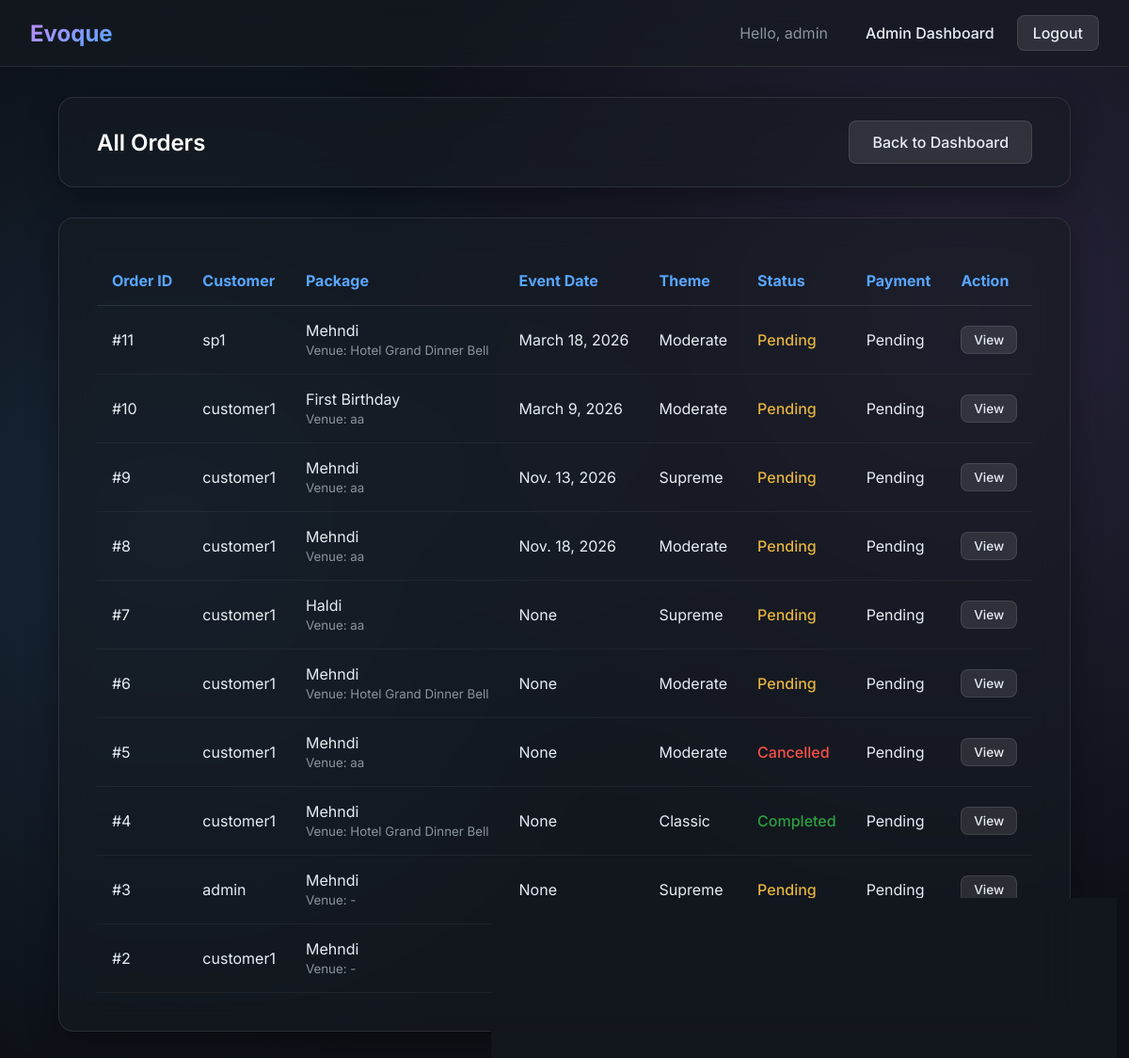
Page /admin-panel/orders/ (signed in) on the committed database.
### core/models.py (models this page shows, shortened)
class Order(models.Model):
    STATUS_CHOICES = (
        ('PENDING', 'Pending'),
        ('CONFIRMED', 'Confirmed'),
        ('COMPLETED', 'Completed'),
        ('CANCELLED', 'Cancelled'),
    )
    THEME_CHOICES = (
        ('CLASSIC', 'Classic'),
        ('MODERATE', 'Moderate'),
        ('SUPREME', 'Supreme'),
    )
    user = models.ForeignKey(
        User,
        on_delete=models.CASCADE,
        related_name='orders'
    )
    package = models.ForeignKey(
        Package,
        on_delete=models.CASCADE,
        related_name='orders'
    )
    service_provider = models.ForeignKey(
        ServiceProviderProfile,
        on_delete=models.SET_NULL,
        null=True,
        blank=True,
        related_name='assigned_orders'
    )
    theme_type = models.CharField(
        max_length=20,
        choices=THEME_CHOICES,
        default='CLASSIC'
    )
    venue=models.ForeignKey(Venue, on_delete=models.CASCADE,null=True, blank=True)
    event_date = models.DateField(null=True, blank=True)
    seasonal_discount_percent = models.DecimalField(
        max_digits=5,
        decimal_places=2,
        default=Decimal('0.00')
    )
    order_date = models.DateTimeField(auto_now_add=True)
    status = models.CharField(
        max_length=20,
        choices=STATUS_CHOICES,
        default='PENDING'
    )

class Package(models.Model):
    category = models.ForeignKey(Category, on_delete=models.CASCADE)
    name = models.CharField(max_length=100)
    description = models.TextField(blank=True, null=True)
    price = models.DecimalField(max_digits=10, decimal_places=2)
    status = models.BooleanField(default=True)

class Venue(models.Model):
    name=models.CharField(max_length=50)
    address=models.TextField()
    capacity=models.PositiveIntegerField()
    price=models.DecimalField(max_digits=10, decimal_places=2)
    status=models.BooleanField(default=True)
    image=models.ImageField(upload_to='venues/',null=True,blank=True)

class Payment(models.Model):
    PAYMENT_METHOD_CHOICES = (
        ('COD', 'Cash On Delivery'),
        ('ONLINE', 'Online'),
    )
    PAYMENT_STATUS_CHOICES = (
        ('PENDING', 'Pending'),
        ('PAID', 'Paid'),
        ('FAILED', 'Failed'),
    )
    order = models.OneToOneField(
        Order,
        on_delete=models.CASCADE,
        related_name='payment'
    )
    amount = models.DecimalField(max_digits=10, decimal_places=2)
    payment_method = models.CharField(
        max_length=10,
        choices=PAYMENT_METHOD_CHOICES
    )
    status = models.CharField(
        max_length=20,
        choices=PAYMENT_STATUS_CHOICES,
        default='PENDING'
    )
    transaction_id = models.CharField(
        max_length=100,
        blank=True,
        null=True
    )
    created_at = models.DateTimeField(auto_now_add=True)

### core/views.py (the view)
# urls.py: path('admin-panel/orders/', views.adminOrdersView, name='adminOrders'),
@login_required
def adminOrdersView(request):
    profile = UserProfile.objects.get(user=request.user)
    if profile.role != 'ADMIN':
        return redirect('login')
    orders = (
        Order.objects.select_related('user', 'package', 'venue', 'payment')
        .all()
        .order_by('-order_date')
    )
    return render(
        request,
        'adminOrders.html',
        {'orders': orders}
    )

### core/templates/adminOrders.html (shortened to what this page needs)
{% extends 'base.html' %}
{% block content %}
<div class="glass-panel" style="margin-bottom: 2rem; padding: 1.5rem 2.5rem; display: flex; justify-content: space-between; align-items: center;">
    <h2 style="margin: 0;">All Orders</h2>
    <a href="{% url 'adminDashboard' %}" class="btn btn-secondary">Back to Dashboard</a>
</div>
<div class="glass-panel" style="overflow-x: auto;">
    {% if orders %}
    <table style="width: 100%; border-collapse: collapse; text-align: left;">
        <thead>
            <tr style="border-bottom: 1px solid var(--glass-border);">
                <th style="padding: 1rem; color: var(--primary-accent);">Order ID</th>
                <th style="padding: 1rem; color: var(--primary-accent);">Customer</th>
                <th style="padding: 1rem; color: var(--primary-accent);">Package</th>
                <th style="padding: 1rem; color: var(--primary-accent);">Event Date</th>
                <th style="padding: 1rem; color: var(--primary-accent);">Theme</th>
                <th style="padding: 1rem; color: var(--primary-accent);">Status</th>
                <th style="padding: 1rem; color: var(--primary-accent);">Payment</th>
                <th style="padding: 1rem; color: var(--primary-accent);">Action</th>
            </tr>
        </thead>
        <tbody>
            {% for order in orders %}
            <tr style="border-bottom: 1px solid rgba(255,255,255,0.05); transition: background 0.2s;">
                <td style="padding: 1rem;">#{{ order.id }}</td>
                <td style="padding: 1rem;">{{ order.user.username }}</td>
                <td style="padding: 1rem;">
                    {{ order.package.name }}<br>
                    <small style="color: var(--text-muted);">Venue: {% if order.venue %}{{ order.venue.name }}{% else %}-{% endif %}</small>
                </td>
                <td style="padding: 1rem;">{{ order.event_date }}</td>
                <td style="padding: 1rem;">{{ order.get_theme_type_display }}</td>
                <td style="padding: 1rem;">
                    <span style="font-weight: 500;
                        {% if order.status == 'COMPLETED' %}color: var(--success);
                        {% elif order.status == 'PENDING' %}color: #e3b341;
                        {% elif order.status == 'CANCELLED' %}color: var(--danger);
                        {% endif %}">
                        {{ order.get_status_display }}
                    </span>
                </td>
                <td style="padding: 1rem;">
                    {% if order.payment %}
                        {{ order.payment.get_status_display }}
                    {% else %}
                        -
                    {% endif %}
                </td>
                <td style="padding: 1rem;">
                    <a href="{% url 'adminOrderDetail' order.id %}" class="btn btn-secondary" style="padding: 0.4rem 0.8rem; font-size: 0.85rem;">View</a>
                </td>
            </tr>
            {% endfor %}
        </tbody>
    </table>
    {% else %}
    <div style="text-align: center; padding: 2rem;">
        <p>No orders found.</p>
    </div>
    {% endif %}
</div>
{% endblock %}

### core/templates/base.html (shortened to what this page needs)
<!DOCTYPE html>
<html lang="en">
<head>
    {% load static %}
    <link rel="stylesheet" href="{% static 'css/styles.css' %}">
</head>
<body>
    <nav class="navbar">
        <a href="/" class="navbar-brand">Evoque</a>
        <div class="nav-links">
            {% if request.user.is_authenticated %}
                <span style="color: var(--text-muted); margin-right: 1rem;">Hello, {{ request.user.username }}</span>
                {% if request.user.is_superuser %}
                    <a href="{% url 'adminDashboard' %}">Admin Dashboard</a>
                {% elif request.user.userprofile.role == 'CUSTOMER' %}
                    <a href="{% url 'customerDashboard' %}">Dashboard</a>
                {% elif request.user.userprofile.role == 'PROVIDER' %}
                    <a href="{% url 'providerDashboard' %}">Dashboard</a>
                {% endif %}
                <a href="{% url 'logout' %}" class="btn btn-secondary" style="padding: 0.5rem 1rem;">Logout</a>
            {% else %}
                <a href="{% url 'login' %}">Login</a>
                <a href="{% url 'customerRegister' %}" class="btn btn-primary" style="padding: 0.5rem 1rem;">Sign Up</a>
            {% endif %}
        </div>
    </nav>
    <div class="container">
        {% block content %}{% endblock %}
    </div>
</body>
</html>

### static/css/styles.css (style rules this page uses)
:root { --bg-color: #0d1117; --text-color: #e6edf3; --text-muted: #8b949e; --primary-accent: #58a6ff; --secondary-accent: #bc8cff; --success: #2ea043; --danger: #f85149; --glass-bg: rgba(22, 27, 34, 0.6); --glass-border: rgba(255, 255, 255, 0.1); --glass-shadow: 0 8px 32px 0 rgba(0, 0, 0, 0.37); --font-family: 'Inter', sans-serif; }
* { box-sizing: border-box; margin: 0; padding: 0; }
body { font-family: var(--font-family); background-color: var(--bg-color); color: var(--text-color); min-height: 100vh; display: flex; flex-direction: column; background-image: radial-gradient(circle at 15% 50%, rgba(88, 166, 255, 0.15) 0%, transparent 50%), radial-gradient(circle at 85% 30%, rgba(188, 140, 255, 0.15) 0%, transparent 50%); background-attachment: fixed; }
.container { max-width: 1200px; margin: 0 auto; padding: 2rem; flex-grow: 1; display: flex; flex-direction: column; }
.glass-panel { background: var(--glass-bg); backdrop-filter: blur(16px); -webkit-backdrop-filter: blur(16px); border: 1px solid var(--glass-border); border-radius: 16px; box-shadow: var(--glass-shadow); padding: 2.5rem; transition: transform 0.3s ease, box-shadow 0.3s ease; }
h1, h2, h3, h4, h5, h6 { font-weight: 600; margin-bottom: 1rem; color: #ffffff; }
a { color: var(--primary-accent); text-decoration: none; transition: color 0.2s ease, text-shadow 0.2s ease; }
.btn { display: inline-block; font-weight: 500; text-align: center; white-space: nowrap; vertical-align: middle; cursor: pointer; border: 1px solid transparent; padding: 0.75rem 1.5rem; font-size: 1rem; border-radius: 8px; transition: all 0.2s ease-in-out; font-family: var(--font-family); text-decoration: none; }
.btn-secondary { color: var(--text-color); background: rgba(255, 255, 255, 0.1); border: 1px solid var(--glass-border); }
.navbar { display: flex; justify-content: space-between; align-items: center; padding: 1rem 2rem; background: var(--glass-bg); backdrop-filter: blur(12px); border-bottom: 1px solid var(--glass-border); position: sticky; top: 0; z-index: 1000; }
.navbar-brand { font-size: 1.5rem; font-weight: 700; background: linear-gradient(135deg, var(--secondary-accent), var(--primary-accent)); -webkit-background-clip: text; -webkit-text-fill-color: transparent; text-decoration: none; }
.nav-links { display: flex; gap: 1.5rem; align-items: center; }
.nav-links a { color: var(--text-color); font-weight: 500; }

### rows in the picture
Order: id "11", user.username "sp1", package.name "Mehndi", venue.name "Hotel Grand Dinner Bell", event_date "March 18, 2026", theme_type "Moderate", status "Pending", payment.status "Pending"
Order: id "10", user.username "customer1", package.name "First Birthday", venue.name "aa", event_date "March 9, 2026", theme_type "Moderate", status "Pending", payment.status "Pending"
Order: id "9", user.username "customer1", package.name "Mehndi", venue.name "aa", event_date "Nov. 13, 2026", theme_type "Supreme", status "Pending", payment.status "Pending"
Order: id "8", user.username "customer1", package.name "Mehndi", venue.name "aa", event_date "Nov. 18, 2026", theme_type "Moderate", status "Pending", payment.status "Pending"
Order: id "7", user.username "customer1", package.name "Haldi", venue.name "aa", event_date "None", theme_type "Supreme", status "Pending", payment.status "Pending"
Order: id "6", user.username "customer1", package.name "Mehndi", venue.name "Hotel Grand Dinner Bell", event_date "None", theme_type "Moderate", status "Pending", payment.status "Pending"
Order: id "5", user.username "customer1", package.name "Mehndi", venue.name "aa", event_date "None", theme_type "Moderate", status "Cancelled", payment.status "Pending"
Order: id "4", user.username "customer1", package.name "Mehndi", venue.name "Hotel Grand Dinner Bell", event_date "None", theme_type "Classic", status "Completed", payment.status "Pending"
Order: id "3", user.username "admin", package.name "Mehndi", event_date "None", theme_type "Supreme", status "Pending", payment.status "Pending"
Order: id "2", user.username "customer1", package.name "Mehndi"

### other values in the picture
{{ request.user.username }} "admin"
